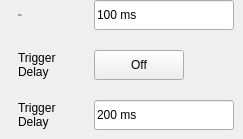
    <widget class="QWidget" name="PeriodicTimerControl">
     <widget class="SA_LineEdit" name="edit_Peri_time">
      <property name="geometry">
       <rect>
        <x>94</x>
        <y>0</y>
        <width>140</width>
        <height>30</height>
       </rect>
      </property>
      <property name="text">
       <string>100 ms</string>
      </property>
      <property name="readOnly">
       <bool>true</bool>
      </property>
     </widget>
     <widget class="QLabel" name="label_4">
      <property name="geometry">
       <rect>
        <x>18</x>
        <y>0</y>
        <width>66</width>
        <height>30</height>
       </rect>
      </property>
      <property name="font">
       <font>
        <family>Arial</family>
        <pointsize>-1</pointsize>
        <weight>9</weight>
        <italic>false</italic>
        <bold>false</bold>
       </font>
      </property>
      <property name="text">
       <string>Trigger
Peri time</string>
      </property>
     </widget>
     <widget class="QLabel" name="label_6">
      <property name="geometry">
       <rect>
        <x>18</x>
        <y>100</y>
        <width>54</width>
        <height>30</height>
       </rect>
      </property>
      <property name="text">
       <string>Trigger
Delay</string>
      </property>
     </widget>
     <widget class="SA_LineEdit" name="edit_PeriTime_DelayValue">
      <property name="geometry">
       <rect>
        <x>94</x>
        <y>100</y>
        <width>140</width>
        <height>30</height>
       </rect>
      </property>
      <property name="text">
       <string>200 ms</string>
      </property>
      <property name="readOnly">
       <bool>true</bool>
      </property>
     </widget>
     <widget class="QLabel" name="label_8">
      <property name="geometry">
       <rect>
        <x>18</x>
        <y>50</y>
        <width>52</width>
        <height>30</height>
       </rect>
      </property>
      <property name="text">
       <string>Trigger
Delay</string>
      </property>
     </widget>
     <widget class="QPushButton" name="pb_PeriTime_DelayOn">
      <property name="geometry">
       <rect>
        <x>94</x>
        <y>50</y>
        <width>90</width>
        <height>30</height>
       </rect>
      </property>
      <property name="focusPolicy">
       <enum>Qt::NoFocus</enum>
      </property>
      <property name="styleSheet">
       <string notr="true">/*******************indoor**********************/
#SA_Dialog_TriggerSetup[status  =  &quot;indoor&quot;] 
QPushButton
{
	background-color:rgba(0,0,0,0);
	font: 75 13px &quot;Arial&quot;;
	font-weight:bold;
}
#SA_Dialog_TriggerSetup[status  =  &quot;indoor&quot;] 
QPushButton:checked
{
	padding:7px 44px 6px 25px;
	color:rgba(87, 87, 87, 1);
	border-image: url(:/sa/image/toggle_on.png);
}
#SA_Dialog_TriggerSetup[status  =  &quot;indoor&quot;] 
QPushButton:!checked
{
	padding:7px 17px 6px 36px;
	color:rgba(123, 123, 123, 1);
	border-image: url(:/sa/image/toggle_off.png);
}

/*******************outdoor**********************/
#SA_Dialog_TriggerSetup[status  =  &quot;outdoor&quot;] 
QPushButton
{
	background-color:rgba(0,0,0,0);
	font: 75 13px &quot;Arial&quot;;
	font-weight:bold;
}
#SA_Dialog_TriggerSetup[status  =  &quot;outdoor&quot;] 
QPushButton:checked
{
	padding:7px 44px 6px 25px;
	color:rgba(87, 87, 87, 1);
	border-image: url(:/sa/image/toggle_on.png);
}
#SA_Dialog_TriggerSetup[status  =  &quot;outdoor&quot;] 
QPushButton:!checked
{
	padding:7px 17px 6px 36px;
	color:rgba(123, 123, 123, 1);
	border-image: url(:/sa/image/toggle_off.png);
}

/*******************night**********************/
#SA_Dialog_TriggerSetup[status  =  &quot;night&quot;] 
QPushButton
{
	background-color:rgba(0,0,0,0);
	font: 75 13px &quot;Arial&quot;;
	font-weight:bold;
}
#SA_Dialog_TriggerSetup[status  =  &quot;night&quot;] 
QPushButton:checked
{
	padding:7px 44px 6px 25px;
	color:rgba(87, 87, 87, 1);
	border-image: url(:/sa/image/night/toggle_on.png);
}
#SA_Dialog_TriggerSetup[status  =  &quot;night&quot;] 
QPushButton:!checked
{
	padding:7px 17px 6px 36px;
	color:rgba(121,106,80,1);
	border-image: url(:/sa/image/night/toggle_off.png);
}</string>
      </property>
      <property name="text">
       <string>Off</string>
      </property>
      <property name="checkable">
       <bool>true</bool>
      </property>
      <property name="checked">
       <bool>false</bool>
      </property>
     </widget>
    </widget>
